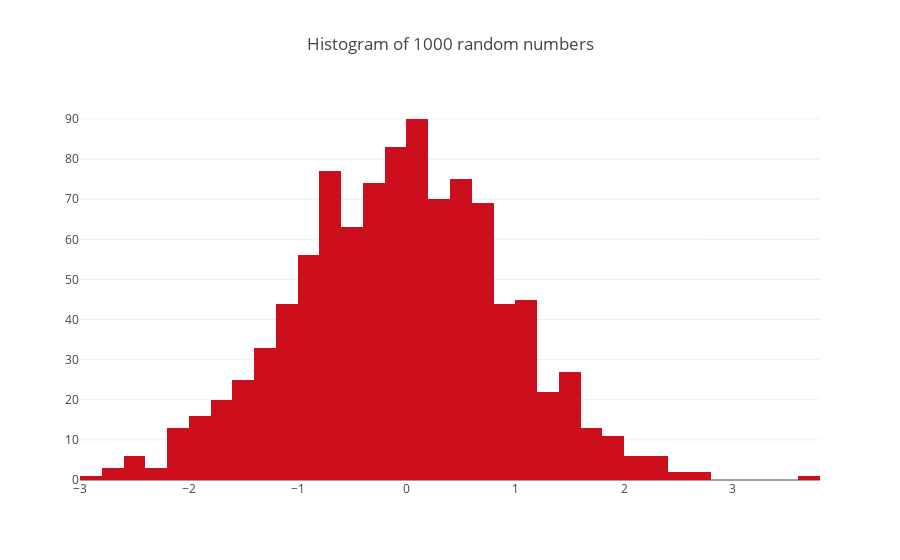

The cell this chart's notebook holds for it:
### Markdown cell above
- 1 numeric variable

### Code cell
n = 1000
x = np.random.randn(n)
data = [go.Histogram(x=x,
       marker=dict(
        color='#CC0E1D',# Lava (#CC0E1D)
#         color = 'rgb(200,0,0)'   # you can provide color in HEX format or rgb format, genrally programmers prefer HEX format as it is a single string value and easy to pass as a variable
    ))]
layout = go.Layout(title = "Histogram of {} random numbers".format(n))
fig = go.Figure(data= data, layout=layout)
iplot(fig)

### Figure 1 — Plotly figure (JSON) as saved in the notebook; plotly's stock layout.template omitted (floating-point values rounded to 4 significant figures; data arrays with more than 128 entries replaced by an {"elided": "..."} marker saying what was removed)
{"data": [{"marker": {"color": "#CC0E1D"}, "type": "histogram", "uid": "1316c87c-701f-4104-91bc-1ca6f46d9884", "x": {"elided": "1000 float values"}}], "layout": {"title": "Histogram of 1000 random numbers"}}
